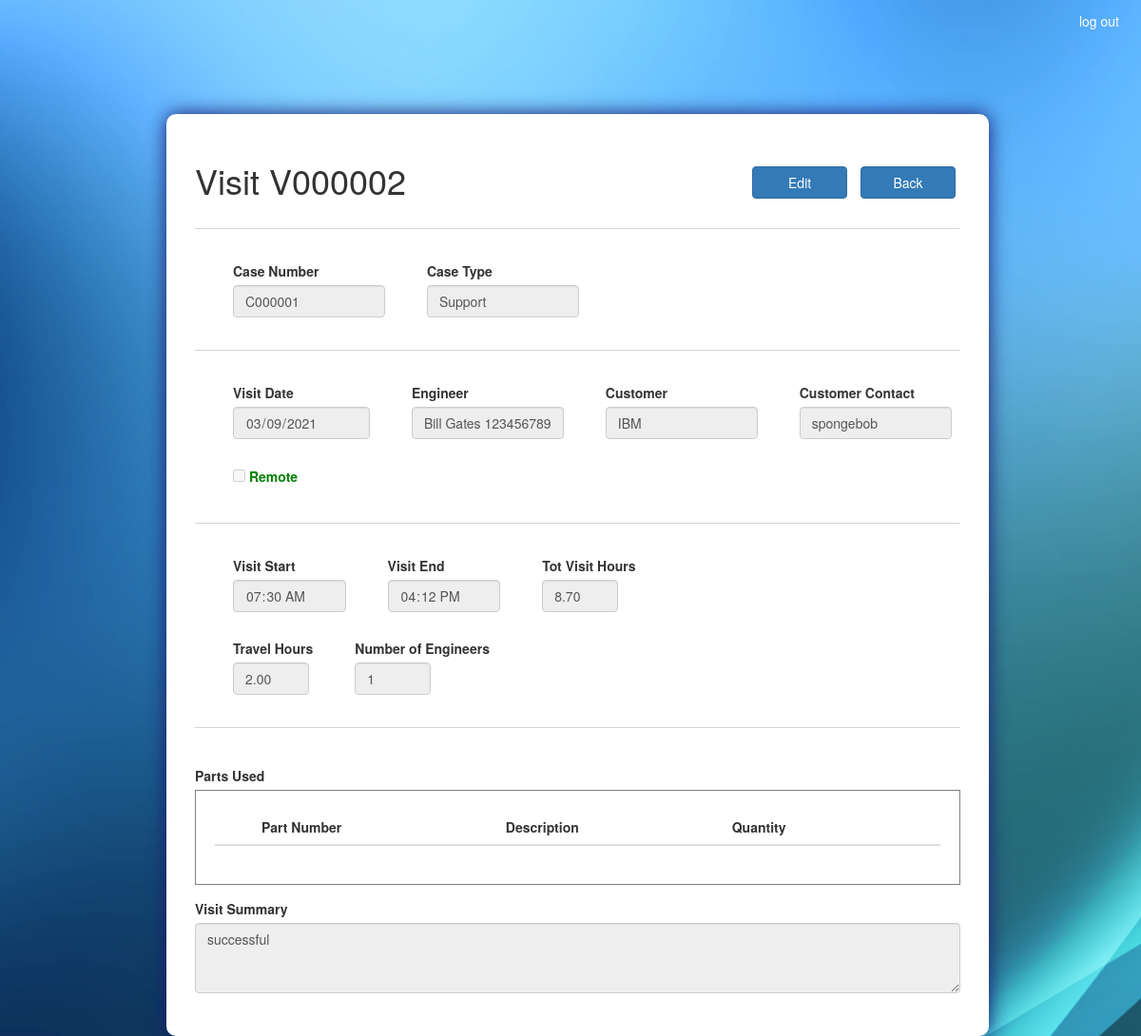
The app's page /visit/V000002/ (signed in) with its own data.
### ASISupport_app/models.py (models this page shows, shortened)
class Visit(models.Model):
	visit_num 				= models.CharField(max_length=100, primary_key=True)
	case_num 				= models.ForeignKey(Case, on_delete=models.CASCADE)
	create_date 			= models.DateTimeField(default=timezone.now)
	visit_date 				= models.DateTimeField(default = timezone.now)
	engineer 				= models.ForeignKey(Employee, on_delete=models.CASCADE)
	customer 				= models.ForeignKey(Customer, on_delete=models.CASCADE)
	customer_contact 		= models.CharField(max_length=100)
	remote 					=  models.BooleanField(default=False)
	visit_start 			= models.TimeField()
	visit_end 				= models.TimeField()
	travel_hours 			= models.DecimalField(max_digits=20, decimal_places=2, default=0.00)
	num_of_engineers 		= models.IntegerField(blank=True, null=True, default=1)
	visit_summary 			= models.TextField()
	def sum_visit_hours(self):
		self.tot_visit_hours = (datetime.strptime(str(self.visit_end), '%H:%M:%S') - datetime.strptime(str(self.visit_start), '%H:%M:%S')).seconds / 3600

class Case(models.Model):
	TYPES = (
		('Support', 'Support'),
		('Training', 'Training'),
		('Maintenance', 'Maintenance'),
		('installation','Installation')
	)
	STATUSES = (
		('Open', 'Open'),
		('Resolved', 'Resolved'),
		('Closed', 'Closed'),
		('On Hold','On Hold'),
		('Cancelled','Cancelled')
	)
	case_num 				= models.CharField(max_length=100, primary_key=True)
	case_type 				= models.CharField(max_length=100, choices=TYPES)
	status 					= models.CharField(max_length=100, choices=STATUSES)
	create_date 			= models.DateTimeField(default=timezone.now)
	target_date 			= models.DateField()
	actual_date 			= models.DateField(blank=True, null=True)
	case_manager 			= models.ForeignKey(Employee, on_delete=models.CASCADE)
	machine_down 			= models.BooleanField(default=False)
	customer 				= models.ForeignKey(Customer, on_delete=models.CASCADE)
	customer_contact 		= models.CharField(max_length=100)
	case_description 		= models.TextField()
	cancellation_reason 	= models.TextField(blank=True, null=True)
	on_hold_reason 			= models.TextField(blank=True, null=True)
	def __str__(self):
		return self.case_num

class Employee(models.Model):
	employee_id 			= models.CharField(max_length=100, primary_key=True)
	first_name 				= models.CharField(max_length=100)
	last_name 				= models.CharField(max_length=100)
	def __str__(self):
		return f'{self.first_name} {self.last_name} {self.employee_id}'

class Customer(models.Model):
	customer_name 			= models.CharField(max_length=100, primary_key=True)
	def __str__(self):
		return self.customer_name

### ASISupport_app/views.py (the view, shortened to what this page needs)
# urls.py: path('visit/<id>/', views.visit_view, name = 'view_visit'),
@login_required(login_url='/accounts/login/')
def visit_view(request, id):
	state = 'view'
	visit = Visit.objects.get(visit_num=id)
	employees = Employee.objects.all()
	if request.method == 'POST' and 'back_btn' in request.POST:
		return redirect('ASISupport_app:view_case', id=visit.case_num)
	visit.sum_visit_hours()
	case = Case.objects.get(case_num=visit.case_num)
	visit_parts_lst = VisitParts.objects.filter(visit_num=id)
	visit_part_pn_lst = [vp.part_pn for vp in visit_parts_lst]
	parts_in_visit = Parts.objects.filter(part_pn__in=visit_part_pn_lst)
	part_description_dict = {VisitParts.objects.get(visit_num=id, part_pn=part.part_pn):part.part_description for part in parts_in_visit}
	parts = Parts.objects.all()
	parts_dict = {part.part_pn:part.part_description for part in parts}
	''' roles '''
	groups = list(request.user.groups.values_list('name',flat = True))
	''' restrict permits '''
	permit_edit = ('Manager' in groups) or ('Support' in groups and case.status not in ['Resolved','Closed','Cancelled'])
	edit = False
	permit_visit_date = False
	permit_engineer = False
	permit_customer_contact = False
	permit_remote = False
	permit_visit_start = False
	permit_visit_end = False
	permit_travel_hours = False
	permit_num_of_engineers = False
	permit_visit_summary = False
	permit_parts_add = False
	permit_parts_delete = False
	return render(request, 'ASISupport_app/visit.html', locals())

### templates/ASISupport_app/visit.html (shortened to what this page needs)
<!DOCTYPE html>
{% extends "ASISupport_app/base.html" %}
{% load static %}
{% block head_block %}
	<link rel="stylesheet" type="text/css" href="{% static 'css/visit.css' %}">
{% endblock %}
{% block body_block %}
	<section class="col-sm-1 col-sm-10 col-sm-1">
		{% if state == 'view' %}
			<form class="form-container" action="{% url 'ASISupport_app:view_visit' visit.visit_num %}" method="POST" autocomplete="off">
				<div>
					<h1 class="inline_it">Visit {{ visit.visit_num }}</h1>
					<div class="action_btn">
						{% if permit_edit and not edit %}
							<button type="submit" name="edit_btn" class="btn btn-primary">Edit</button>
						{% endif %}
						<button type="submit" name="back_btn" class="btn btn-primary" formnovalidate>Back</button>
					</div>
				</div>
				<hr class="solid">
				<div>
					<div class="inline_it inline_spacing">
						<div>
							<label for="case_num">Case Number</label>
						</div>
							<input class="form-control text_bar" id="case_num" type="text" value="{{ visit.case_num }}" readonly>
					</div>
					<div class="inline_it inline_spacing">
						<div>
							<label for="case_type">Case Type</label>
						</div>
							<input class="form-control text_bar" id="case_type" type="text" value="{{ case.case_type }}" readonly>
					</div>
				</div>
				<hr class="solid">
				<div class="inline_it inline_spacing">
					<div>
						<label for="visit_date">Visit Date</label>
					</div>
					<input class="form-control datepicker" id="visit_date" type="date" value="{{ visit.visit_date|date:'Y-m-d' }}" {% if permit_visit_date %} name="visit_date" {% else %} readonly {% endif %} required>
				</div>
				<div class="inline_it inline_spacing">
					<div>
						<label for="Engineer">Engineer</label>
					</div>
					{% if not permit_engineer %}
						<input class="form-control text_bar" type="text" value="{{ visit.engineer }}" readonly>
					{% endif %}
				</div>
				<div class="inline_it inline_spacing">
					<div>
						<label for="customer">Customer</label>
					</div>
						<input class="form-control text_bar" id="customer" type="text" value="{{ case.customer }}" readonly>
				</div>
				<div class="inline_it inline_spacing">
					<div>
						<label for="customer_contact">Customer Contact</label>
					</div>
						<input class="form-control text_bar" id="customer_contact" type="text" value="{{ visit.customer_contact }}" {% if permit_customer_contact %} name="customer_contact" {% else %} readonly {% endif %} required>
				</div>
				<div class="inline_it inline_spacing remote_cb">
					<input type="checkbox" id="remote" {% if visit.remote %} checked {% endif %} {% if permit_remote %} name="remote" {% else %} disabled {% endif %}>
					<label for="remote">Remote</label>
				</div>
				<hr class="solid">
				<div>
					<div class="inline_it inline_spacing">
						<div>
							<label for="visit_start">Visit Start</label>
						</div>
						<input class="form-control datepicker" id="visit_start" type="time" value="{{ visit.visit_start|time:'H:i' }}" {% if permit_visit_start %} name="visit_start" onchange="calculateTime()" {% else %} readonly {% endif %} required>
					</div>
					<div class="inline_it inline_spacing">
						<div>
							<label for="visit_end">Visit End</label>
						</div>
						<input class="form-control datepicker" id="visit_end" type="time" value="{{ visit.visit_end|time:'H:i' }}" {% if permit_visit_end %} name="visit_end" onchange="calculateTime()" {% else %} readonly {% endif %} required>
					</div>
					<div class="inline_it inline_spacing">
						<div>
							<label for="visit_hours">Tot Visit Hours</label>
						</div>
						<input class="form-control int_bar" id="visit_hours" type="text" value="{{ visit.tot_visit_hours|floatformat:2 }}" disabled>
					</div>
				</div>
				<div>
					<div class="inline_it inline_spacing">
						<div>
							<label for="travel_hours">Travel Hours</label>
						</div>
						<input class="form-control int_bar" id="travel_hours" type="text" value="{{ visit.travel_hours|floatformat:2 }}" {% if permit_travel_hours %} name="travel_hours" {% else %} readonly {% endif %} required>
					</div>
					<div class="inline_it inline_spacing">
						<div>
							<label for="num_of_engineers">Number of Engineers</label>
						</div>
						<input class="form-control int_bar" id="num_of_engineers" type="text" value="{{ visit.num_of_engineers }}" {% if permit_num_of_engineers %} name="num_of_engineers" {% else %} readonly {% endif %} required>
					</div>
				</div>
				<hr class="solid">
				<div class="spacing">
					<label>Parts Used</label>
					<div class="parts_lst">
						<table class="table table-hover" id="parts_used_tbl">
							<thead>
								<tr>
									<th scope="col"></th>
									<th scope="col">Part Number</th>
						    		<th scope="col">Description</th>
						    		<th scope="col">Quantity</th>
						    		<th scope="col"></th>
						    	</tr>
							</thead>
						</table>
					</div>
				</div>
				<div class="form-group description_bar">
					<label for="visit_summary">Visit Summary</label>
					<textarea class="form-control" id="visit_summary" rows="3" {% if permit_visit_summary %} name="visit_summary" {% else %} readonly {% endif %} required>{{ visit.visit_summary }}</textarea>
				</div>
			</form>
		{% endif %}
	</section>
{% endblock %}

### static/css/base.css (style rules this page uses)
body { background-image: url('/static/images/Background1.jpg'); background-repeat: no-repeat; background-attachment: fixed; background-size: cover; }
.form-container { position: absolute; top: 15vh; background: #fff; padding: 30px; border-radius: 10px; box-shadow: 0px 0px 20px 0px #191970; }
hr.solid { border-top: 1px solid LightGray; }
.inline_it { display: inline-block; }

### static/css/visit.css (style rules this page uses)
.form-container { margin: 0px 60px 0px; }
.inline_spacing { margin: 14px 0px; padding: 0px 0px 0px 40px; }
.text_bar { width: 160px; }
.int_bar { width: 80px; }
.action_btn { float: right; margin-top: 20px; }
.action_btn button { width: 100px; margin: 5px; }
.remote_cb { color: green; }
.spacing { padding-top: 20px; }
.parts_lst { border: 1px solid gray; padding: 20px; width: 100%; }
.description_bar { margin: 15px 0px 15px 0px; }

### records on screen
Visit: visit_num "V000002", case_num "C000001", visit_date "03/09/2021", engineer "Bill Gates 123456789", customer_contact "spongebob", visit_start "07:30", visit_end "16:12", tot_visit_hours "8.70", travel_hours "2.00", num_of_engineers "1", visit_summary "successful"
Case: case_type "Support", customer "IBM"
